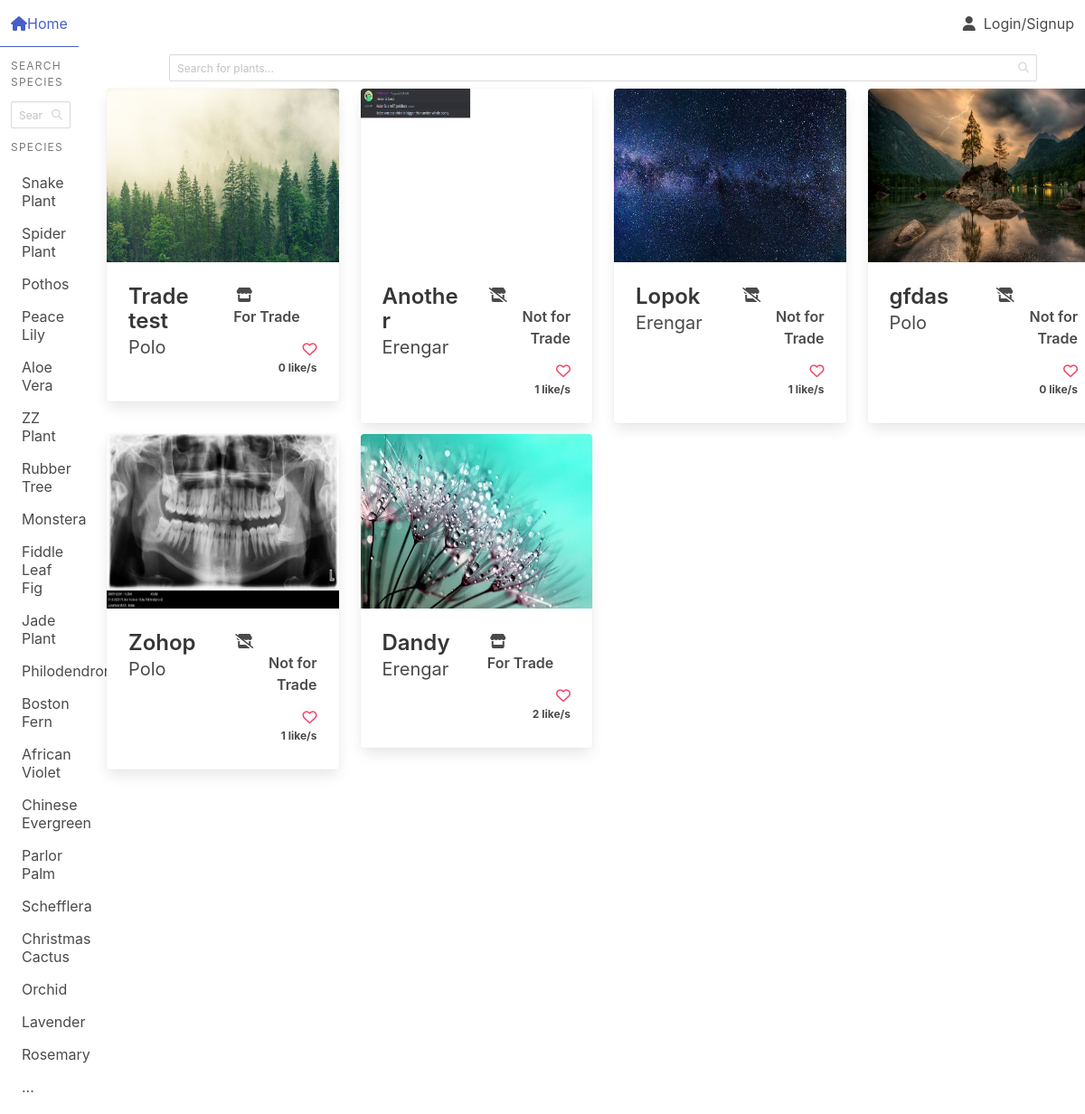
Before: / with the older database file.
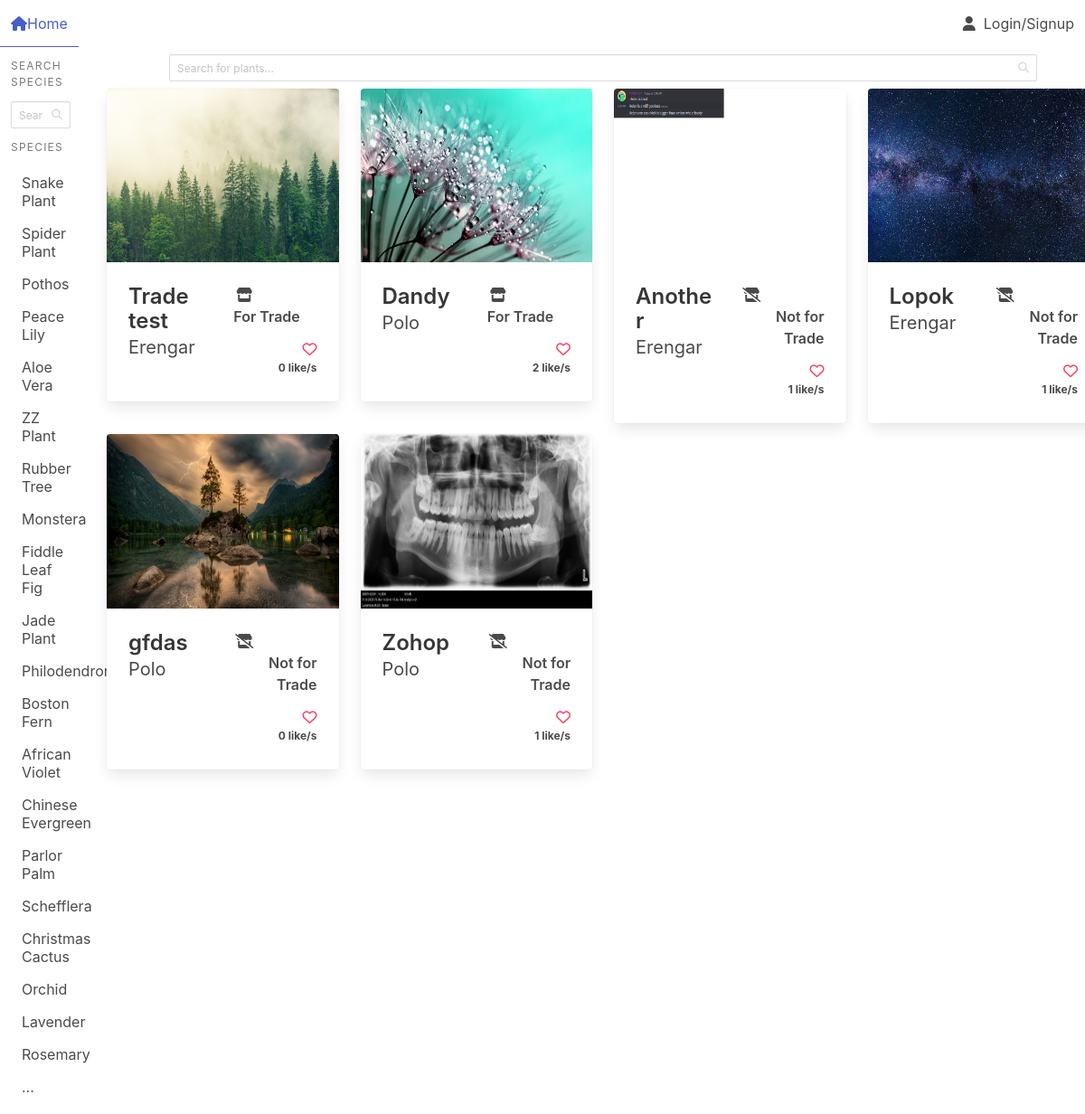
After: the same page with the newer database file.
### plant_collection/models.py (models this page shows, shortened)
class Species(models.Model):
    name = models.CharField(max_length=64)
    slug = models.SlugField(default='bugged-species')
    def __str__(self):
        return self.name

class Plant(models.Model):
    nick_name = models.CharField(
        max_length=64,
        validators=[MinLengthValidator(3)],
        unique=True)
    created = models.DateTimeField(auto_now_add=True, null=True, blank=True)
    updated = models.DateTimeField(auto_now=True, null=True, blank=True)
    species = models.ForeignKey(Species, on_delete=models.SET_NULL, blank=True, null=True, related_name='plants')
    owner = models.ForeignKey(settings.AUTH_USER_MODEL, on_delete=models.PROTECT, related_name='plants')
    slug = models.SlugField(default='bugged-plant')
    for_trade = models.BooleanField(default=False)
    likes = models.ManyToManyField(User, related_name= 'liked')
    def number_of_likes(self):
        return self.likes.count()

class Image(models.Model):
    plant = models.ForeignKey(Plant, on_delete=models.CASCADE, related_name='picture')
    image = models.ImageField(upload_to='pics')

### plant_collection/views.py (the view, shortened to what this page needs)
# urls.py: path('', views.front_page.as_view(), name='front_page'),
class front_page(generic.ListView):
    template_name = 'front_page.html'
    model = Plant
    def get(self, request):
        context = {}
        context["plants"] = Plant.objects.order_by('-updated')
        context["species"] = Species.objects.all()[:20]
        try:
            plants = request.GET['search']
            context["plants"] = Plant.objects.filter(nick_name__icontains=plants).order_by('-updated')
        except:
            pass
        return render(request, self.template_name, context)

### plant_collection/templates/front_page.html (shortened to what the changed rows need)
{% extends "base.html" %}
{% block content %}
{% load static %}
<link rel="stylesheet" href="{% static 'plant_collection/css/no_padding_section.css' %}">
<div class='columns is-mobile'>
    <div class='column is-1 mt-3 pl-5 is-hidden-touch'>
        <aside class='menu'>
            <ul class='menu-list'>
                {% for specie in species %}
                <li><a href="{% url 'plant_collection:species_list' nam=specie.name|slugify %}">{{specie}}</a></li>
                {% endfor %}
            </ul>
        </aside>
    </div>
    <div class='column is-11 ml-4'>
        <section class='section px-0 pt-0'>
        <div class='columns is-multiline'>
            {% if plants %}
            {% for plant in plants %}
            <div class='column is-3-desktop is-full-mobile'>
                <div class='card hover'>
                    {% if plant.picture %}
                    <div class='card-image'>
                        <figure class='image is-4by3'>
                            <a href="{% url 'plant_collection:plant_view' slug=plant.slug %}">
                                <img src="{{ plant.picture.all.0.image.url }}">
                            </a>
                        </figure>
                    </div>
                    {% endif %}
                    <div class='card-content columns is-mobile'>
                        <div class='column'>
                            <div class='title is-size-4-desktop is-size-5-touch is-align-self-flex-start'>
                                <a class='has-text-dark' href="{% url 'plant_collection:plant_view' slug=plant.slug %}">{{plant.nick_name}}</a>
                            </div>
                            <div class='subtitle is-size-5-desktop is-size-6-touch'>
                                {{plant.owner}}
                            </div>
                        </div>
                        <div class='column pb-1'>
                            <div class='has-text-right pb-3'>
                                {% if plant.for_trade %}
                                <span class='icon-text has-text-weight-semibold is-size-6-desktop is-size-7-touch'>
                                    <span class='icon'>
                                        <i class="fa-solid fa-store"></i>
                                    </span>
                                    For Trade
                                </span>
                                {% else %}
                                <span class='icon-text has-text-weight-semibold is-size-6-desktop is-size-7-touch'>
                                    <span class='icon'>
                                        <i class="fa-solid fa-store-slash "></i>
                                    </span>
                                    Not for Trade
                                </span>
                                {% endif %}
                            </div>
                            <div class='has-text-right'>
                                {% if not user in plant.likes.all %}
                                <div>
                                    <a class='heart' data-plant='{{ plant.nick_name }}' data-user='{{ user }}'><i class="fa-regular fa-heart has-text-danger"></i></a>
                                </div>
                                {% elif user in plant.likes.all %}
                                <div>
                                    <a class='heart' data-plant='{{ plant.nick_name }}' data-user='{{ user }}'><i class="fa-solid fa-heart has-text-danger"></i></a>
                                </div>
                                {% endif %}
                                <div class='number_likes is-size-7 has-text-weight-bold' data-plant='{{ plant.nick_name }}'>
                                    {{ plant.number_of_likes }} like/s
                                </div>
                            </div>
                        </div>
                    </div>
                </div>
            </div>
            {% empty %}
            <div class='column is-3-desktop is-full-mobile'>
                No plants :(
            </div>
            {% endfor %}
            {% endif %}
        </div>
    </section>
</div>
{% endblock %}

Changed rows visible on the page:
changed Plant "Trade test": owner "Polo" → "Erengar"
changed Plant "Dandy": owner "Erengar" → "Polo"; moves up the list
